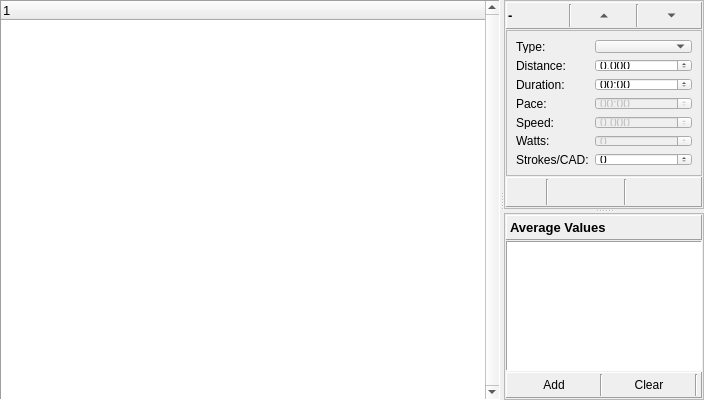
          <widget class="QSplitter" name="splitter_interval">
           <property name="maximumSize">
            <size>
             <width>16777215</width>
             <height>805</height>
            </size>
           </property>
           <property name="orientation">
            <enum>Qt::Horizontal</enum>
           </property>
           <widget class="QTreeWidget" name="treeWidget_activity">
            <property name="sizePolicy">
             <sizepolicy hsizetype="Expanding" vsizetype="Expanding">
              <horstretch>3</horstretch>
              <verstretch>0</verstretch>
             </sizepolicy>
            </property>
            <property name="minimumSize">
             <size>
              <width>500</width>
              <height>0</height>
             </size>
            </property>
            <property name="font">
             <font>
              <family>Segoe UI</family>
              <pointsize>10</pointsize>
             </font>
            </property>
            <property name="frameShape">
             <enum>QFrame::Panel</enum>
            </property>
            <property name="verticalScrollBarPolicy">
             <enum>Qt::ScrollBarAlwaysOn</enum>
            </property>
            <property name="horizontalScrollBarPolicy">
             <enum>Qt::ScrollBarAlwaysOff</enum>
            </property>
            <property name="sizeAdjustPolicy">
             <enum>QAbstractScrollArea::AdjustIgnored</enum>
            </property>
            <property name="dragDropMode">
             <enum>QAbstractItemView::DragDrop</enum>
            </property>
            <property name="defaultDropAction">
             <enum>Qt::MoveAction</enum>
            </property>
            <property name="iconSize">
             <size>
              <width>6</width>
              <height>6</height>
             </size>
            </property>
            <property name="topLevelItemCount" stdset="0">
             <number>0</number>
            </property>
            <column>
             <property name="text">
              <string notr="true">1</string>
             </property>
            </column>
           </widget>
           <widget class="QSplitter" name="splitter_editInt">
            <property name="orientation">
             <enum>Qt::Vertical</enum>
            </property>
            <widget class="QFrame" name="frame_editInt">
             <property name="sizePolicy">
              <sizepolicy hsizetype="Preferred" vsizetype="Preferred">
               <horstretch>0</horstretch>
               <verstretch>0</verstretch>
              </sizepolicy>
             </property>
             <property name="minimumSize">
              <size>
               <width>200</width>
               <height>150</height>
              </size>
             </property>
             <property name="maximumSize">
              <size>
               <width>300</width>
               <height>400</height>
              </size>
             </property>
             <property name="frameShape">
              <enum>QFrame::StyledPanel</enum>
             </property>
             <property name="frameShadow">
              <enum>QFrame::Raised</enum>
             </property>
             <layout class="QVBoxLayout" name="verticalLayout_9">
              <property name="spacing">
               <number>1</number>
              </property>
              <property name="leftMargin">
               <number>1</number>
              </property>
              <property name="topMargin">
               <number>1</number>
              </property>
              <property name="rightMargin">
               <number>1</number>
              </property>
              <property name="bottomMargin">
               <number>1</number>
              </property>
              <item>
               <widget class="QFrame" name="frame_int">
                <property name="sizePolicy">
                 <sizepolicy hsizetype="Preferred" vsizetype="Preferred">
                  <horstretch>0</horstretch>
                  <verstretch>1</verstretch>
                 </sizepolicy>
                </property>
                <property name="maximumSize">
                 <size>
                  <width>16777215</width>
                  <height>30</height>
                 </size>
                </property>
                <property name="frameShape">
                 <enum>QFrame::Panel</enum>
                </property>
                <property name="frameShadow">
                 <enum>QFrame::Raised</enum>
                </property>
                <layout class="QHBoxLayout" name="horizontalLayout_6">
                 <property name="spacing">
                  <number>4</number>
                 </property>
                 <property name="leftMargin">
                  <number>1</number>
                 </property>
                 <property name="topMargin">
                  <number>1</number>
                 </property>
                 <property name="rightMargin">
                  <number>1</number>
                 </property>
                 <property name="bottomMargin">
                  <number>1</number>
                 </property>
                 <item>
                  <widget class="QLabel" name="label_lapType">
                   <property name="font">
                    <font>
                     <family>Segoe UI</family>
                     <pointsize>10</pointsize>
                     <weight>75</weight>
                     <bold>true</bold>
                    </font>
                   </property>
                   <property name="frameShadow">
                    <enum>QFrame::Raised</enum>
                   </property>
                   <property name="text">
                    <string>-</string>
                   </property>
                  </widget>
                 </item>
                 <item>
                  <widget class="Line" name="line_4">
                   <property name="orientation">
                    <enum>Qt::Vertical</enum>
                   </property>
                  </widget>
                 </item>
                 <item>
                  <widget class="QToolButton" name="toolButton_upInt">
                   <property name="minimumSize">
                    <size>
                     <width>50</width>
                     <height>0</height>
                    </size>
                   </property>
                   <property name="maximumSize">
                    <size>
                     <width>60</width>
                     <height>16777215</height>
                    </size>
                   </property>
                   <property name="text">
                    <string>...</string>
                   </property>
                   <property name="autoRaise">
                    <bool>true</bool>
                   </property>
                   <property name="arrowType">
                    <enum>Qt::UpArrow</enum>
                   </property>
                  </widget>
                 </item>
                 <item>
                  <widget class="Line" name="line_3">
                   <property name="orientation">
                    <enum>Qt::Vertical</enum>
                   </property>
                  </widget>
                 </item>
                 <item>
                  <widget class="QToolButton" name="toolButton_downInt">
                   <property name="minimumSize">
                    <size>
                     <width>50</width>
                     <height>0</height>
                    </size>
                   </property>
                   <property name="maximumSize">
                    <size>
                     <width>60</width>
                     <height>16777215</height>
                    </size>
                   </property>
                   <property name="text">
                    <string>...</string>
                   </property>
                   <property name="autoRaise">
                    <bool>true</bool>
                   </property>
                   <property name="arrowType">
                    <enum>Qt::DownArrow</enum>
                   </property>
                  </widget>
                 </item>
                </layout>
               </widget>
              </item>
              <item>
               <widget class="QFrame" name="frame_editValues">
                <property name="sizePolicy">
                 <sizepolicy hsizetype="Preferred" vsizetype="Preferred">
                  <horstretch>0</horstretch>
                  <verstretch>2</verstretch>
                 </sizepolicy>
                </property>
                <property name="frameShape">
                 <enum>QFrame::StyledPanel</enum>
                </property>
                <property name="frameShadow">
                 <enum>QFrame::Raised</enum>
                </property>
                <layout class="QFormLayout" name="formLayout_2">
                 <item row="0" column="0">
                  <widget class="QLabel" name="label_swimType">
                   <property name="text">
                    <string>Type:</string>
                   </property>
                  </widget>
                 </item>
                 <item row="0" column="1">
                  <widget class="QComboBox" name="comboBox_swimType"/>
                 </item>
                 <item row="1" column="0">
                  <widget class="QLabel" name="label_8">
                   <property name="text">
                    <string>Distance: </string>
                   </property>
                  </widget>
                 </item>
                 <item row="1" column="1">
                  <widget class="QDoubleSpinBox" name="doubleSpinBox_intDistance">
                   <property name="decimals">
                    <number>3</number>
                   </property>
                   <property name="maximum">
                    <double>1999.990000000000009</double>
                   </property>
                  </widget>
                 </item>
                 <item row="2" column="1">
                  <widget class="QTimeEdit" name="timeEdit_intDuration">
                   <property name="displayFormat">
                    <string>mm:ss</string>
                   </property>
                  </widget>
                 </item>
                 <item row="2" column="0">
                  <widget class="QLabel" name="label_9">
                   <property name="text">
                    <string>Duration:</string>
                   </property>
                  </widget>
                 </item>
                 <item row="3" column="0">
                  <widget class="QLabel" name="label_10">
                   <property name="text">
                    <string>Pace:</string>
                   </property>
                  </widget>
                 </item>
                 <item row="4" column="0">
                  <widget class="QLabel" name="label_11">
                   <property name="text">
                    <string>Speed:</string>
                   </property>
                  </widget>
                 </item>
                 <item row="6" column="1">
                  <widget class="QSpinBox" name="spinBox_intCAD"/>
                 </item>
                 <item row="6" column="0">
                  <widget class="QLabel" name="label_cad">
                   <property name="text">
                    <string>Strokes/CAD:</string>
                   </property>
                  </widget>
                 </item>
                 <item row="3" column="1">
                  <widget class="QTimeEdit" name="timeEdit_intPace">
                   <property name="enabled">
                    <bool>false</bool>
                   </property>
                   <property name="displayFormat">
                    <string>mm:ss</string>
                   </property>
                  </widget>
                 </item>
                 <item row="4" column="1">
                  <widget class="QDoubleSpinBox" name="doubleSpinBox_intSpeed">
                   <property name="enabled">
                    <bool>false</bool>
                   </property>
                   <property name="decimals">
                    <number>3</number>
                   </property>
                  </widget>
                 </item>
                 <item row="5" column="0">
                  <widget class="QLabel" name="label_13">
                   <property name="text">
                    <string>Watts:</string>
                   </property>
                  </widget>
                 </item>
                 <item row="5" column="1">
                  <widget class="QSpinBox" name="spinBox_intWatts">
                   <property name="enabled">
                    <bool>false</bool>
                   </property>
                   <property name="maximum">
                    <number>999</number>
                   </property>
                  </widget>
                 </item>
                </layout>
               </widget>
              </item>
              <item>
               <widget class="QFrame" name="frame_controls">
                <property name="sizePolicy">
                 <sizepolicy hsizetype="Preferred" vsizetype="Preferred">
                  <horstretch>0</horstretch>
                  <verstretch>1</verstretch>
                 </sizepolicy>
                </property>
                <property name="maximumSize">
                 <size>
                  <width>16777215</width>
                  <height>30</height>
                 </size>
                </property>
                <property name="frameShape">
                 <enum>QFrame::Panel</enum>
                </property>
                <property name="frameShadow">
                 <enum>QFrame::Raised</enum>
                </property>
                <layout class="QHBoxLayout" name="horizontalLayout_7">
                 <property name="spacing">
                  <number>2</number>
                 </property>
                 <property name="leftMargin">
                  <number>2</number>
                 </property>
                 <property name="topMargin">
                  <number>1</number>
                 </property>
                 <property name="rightMargin">
                  <number>2</number>
                 </property>
                 <property name="bottomMargin">
                  <number>1</number>
                 </property>
                 <item>
                  <widget class="QToolButton" name="toolButton_update">
                   <property name="sizePolicy">
                    <sizepolicy hsizetype="Fixed" vsizetype="Fixed">
                     <horstretch>1</horstretch>
                     <verstretch>0</verstretch>
                    </sizepolicy>
                   </property>
                   <property name="minimumSize">
                    <size>
                     <width>50</width>
                     <height>0</height>
                    </size>
                   </property>
                   <property name="maximumSize">
                    <size>
                     <width>16777215</width>
                     <height>16777215</height>
                    </size>
                   </property>
                   <property name="toolTip">
                    <string>Update</string>
                   </property>
                   <property name="text">
                    <string/>
                   </property>
                   <property name="icon">
                    <iconset resource="resources.qrc">
                     <normaloff>:/images/icons/Update.png</normaloff>:/images/icons/Update.png</iconset>
                   </property>
                   <property name="iconSize">
                    <size>
                     <width>20</width>
                     <height>20</height>
                    </size>
                   </property>
                   <property name="autoRaise">
                    <bool>true</bool>
                   </property>
                  </widget>
                 </item>
                 <item>
                  <widget class="Line" name="line">
                   <property name="orientation">
                    <enum>Qt::Vertical</enum>
                   </property>
                  </widget>
                 </item>
                 <item>
                  <widget class="QToolButton" name="toolButton_add">
                   <property name="sizePolicy">
                    <sizepolicy hsizetype="Fixed" vsizetype="Fixed">
                     <horstretch>1</horstretch>
                     <verstretch>0</verstretch>
                    </sizepolicy>
                   </property>
                   <property name="minimumSize">
                    <size>
                     <width>50</width>
                     <height>0</height>
                    </size>
                   </property>
                   <property name="maximumSize">
                    <size>
                     <width>16777215</width>
                     <height>16777215</height>
                    </size>
                   </property>
                   <property name="toolTip">
                    <string>Add</string>
                   </property>
                   <property name="text">
                    <string/>
                   </property>
                   <property name="icon">
                    <iconset resource="resources.qrc">
                     <normaloff>:/images/icons/Add.png</normaloff>:/images/icons/Add.png</iconset>
                   </property>
                   <property name="iconSize">
                    <size>
                     <width>20</width>
                     <height>20</height>
                    </size>
                   </property>
                   <property name="autoRaise">
                    <bool>true</bool>
                   </property>
                  </widget>
                 </item>
                 <item>
                  <widget class="QToolButton" name="toolButton_split">
                   <property name="sizePolicy">
                    <sizepolicy hsizetype="Fixed" vsizetype="Fixed">
                     <horstretch>1</horstretch>
                     <verstretch>0</verstretch>
                    </sizepolicy>
                   </property>
                   <property name="minimumSize">
                    <size>
                     <width>50</width>
                     <height>0</height>
                    </size>
                   </property>
                   <property name="toolTip">
                    <string>Split</string>
                   </property>
                   <property name="text">
                    <string/>
                   </property>
                   <property name="icon">
                    <iconset resource="resources.qrc">
                     <normaloff>:/images/icons/split.png</normaloff>:/images/icons/split.png</iconset>
                   </property>
                   <property name="iconSize">
                    <size>
                     <width>20</width>
                     <height>20</height>
                    </size>
                   </property>
                   <property name="autoRaise">
                    <bool>true</bool>
                   </property>
                  </widget>
                 </item>
                 <item>
                  <widget class="Line" name="line_2">
                   <property name="orientation">
                    <enum>Qt::Vertical</enum>
                   </property>
                  </widget>
                 </item>
                 <item>
                  <widget class="QToolButton" name="toolButton_delete">
                   <property name="sizePolicy">
                    <sizepolicy hsizetype="Fixed" vsizetype="Fixed">
                     <horstretch>1</horstretch>
                     <verstretch>0</verstretch>
                    </sizepolicy>
                   </property>
                   <property name="minimumSize">
                    <size>
                     <width>50</width>
                     <height>0</height>
                    </size>
                   </property>
                   <property name="maximumSize">
                    <size>
                     <width>16777215</width>
                     <height>16777215</height>
                    </size>
                   </property>
                   <property name="toolTip">
                    <string>Delete</string>
                   </property>
                   <property name="text">
                    <string/>
                   </property>
                   <property name="icon">
                    <iconset resource="resources.qrc">
                     <normaloff>:/images/icons/Erase.png</normaloff>:/images/icons/Erase.png</iconset>
                   </property>
                   <property name="iconSize">
                    <size>
                     <width>20</width>
                     <height>20</height>
                    </size>
                   </property>
                   <property name="autoRaise">
                    <bool>true</bool>
                   </property>
                  </widget>
                 </item>
                 <item>
                  <widget class="QToolButton" name="toolButton_merge">
                   <property name="sizePolicy">
                    <sizepolicy hsizetype="Fixed" vsizetype="Fixed">
                     <horstretch>1</horstretch>
                     <verstretch>0</verstretch>
                    </sizepolicy>
                   </property>
                   <property name="minimumSize">
                    <size>
                     <width>50</width>
                     <height>0</height>
                    </size>
                   </property>
                   <property name="toolTip">
                    <string>Merge</string>
                   </property>
                   <property name="text">
                    <string/>
                   </property>
                   <property name="icon">
                    <iconset resource="resources.qrc">
                     <normaloff>:/images/icons/merge.png</normaloff>:/images/icons/merge.png</iconset>
                   </property>
                   <property name="iconSize">
                    <size>
                     <width>20</width>
                     <height>20</height>
                    </size>
                   </property>
                   <property name="autoRaise">
                    <bool>true</bool>
                   </property>
                  </widget>
                 </item>
                </layout>
               </widget>
              </item>
             </layout>
            </widget>
            <widget class="QFrame" name="frame_avg">
             <property name="sizePolicy">
              <sizepolicy hsizetype="Preferred" vsizetype="Preferred">
               <horstretch>0</horstretch>
               <verstretch>0</verstretch>
              </sizepolicy>
             </property>
             <property name="minimumSize">
              <size>
               <width>200</width>
               <height>150</height>
              </size>
             </property>
             <property name="maximumSize">
              <size>
               <width>300</width>
               <height>400</height>
              </size>
             </property>
             <property name="frameShape">
              <enum>QFrame::StyledPanel</enum>
             </property>
             <property name="frameShadow">
              <enum>QFrame::Raised</enum>
             </property>
             <layout class="QVBoxLayout" name="verticalLayout_7">
              <property name="spacing">
               <number>1</number>
              </property>
              <property name="leftMargin">
               <number>1</number>
              </property>
              <property name="topMargin">
               <number>1</number>
              </property>
              <property name="rightMargin">
               <number>1</number>
              </property>
              <property name="bottomMargin">
               <number>1</number>
              </property>
              <item>
               <widget class="QLabel" name="label_avg">
                <property name="minimumSize">
                 <size>
                  <width>0</width>
                  <height>25</height>
                 </size>
                </property>
                <property name="font">
                 <font>
                  <family>Segoe UI</family>
                  <pointsize>10</pointsize>
                  <weight>75</weight>
                  <bold>true</bold>
                 </font>
                </property>
                <property name="frameShape">
                 <enum>QFrame::Panel</enum>
                </property>
                <property name="frameShadow">
                 <enum>QFrame::Raised</enum>
                </property>
                <property name="text">
                 <string>Average Values</string>
                </property>
               </widget>
              </item>
              <item>
               <widget class="QTableWidget" name="tableWidget_avgValues">
                <property name="frameShape">
                 <enum>QFrame::Panel</enum>
                </property>
                <property name="verticalScrollBarPolicy">
                 <enum>Qt::ScrollBarAlwaysOff</enum>
                </property>
                <property name="horizontalScrollBarPolicy">
                 <enum>Qt::ScrollBarAlwaysOff</enum>
                </property>
               </widget>
              </item>
              <item>
               <widget class="QFrame" name="frame_avgcontrol">
                <property name="frameShape">
                 <enum>QFrame::Panel</enum>
                </property>
                <property name="frameShadow">
                 <enum>QFrame::Raised</enum>
                </property>
                <layout class="QHBoxLayout" name="horizontalLayout_9">
                 <property name="spacing">
                  <number>1</number>
                 </property>
                 <property name="leftMargin">
                  <number>2</number>
                 </property>
                 <property name="topMargin">
                  <number>1</number>
                 </property>
                 <property name="rightMargin">
                  <number>2</number>
                 </property>
                 <property name="bottomMargin">
                  <number>1</number>
                 </property>
                 <item>
                  <widget class="QToolButton" name="toolButton_addSelect">
                   <property name="minimumSize">
                    <size>
                     <width>90</width>
                     <height>22</height>
                    </size>
                   </property>
                   <property name="text">
                    <string>Add</string>
                   </property>
                   <property name="autoRaise">
                    <bool>true</bool>
                   </property>
                  </widget>
                 </item>
                 <item>
                  <widget class="Line" name="line_8">
                   <property name="orientation">
                    <enum>Qt::Vertical</enum>
                   </property>
                  </widget>
                 </item>
                 <item>
                  <widget class="QToolButton" name="toolButton_clearSelect">
                   <property name="minimumSize">
                    <size>
                     <width>90</width>
                     <height>22</height>
                    </size>
                   </property>
                   <property name="text">
                    <string>Clear</string>
                   </property>
                   <property name="autoRaise">
                    <bool>true</bool>
                   </property>
                  </widget>
                 </item>
                 <item>
                  <widget class="Line" name="line_9">
                   <property name="orientation">
                    <enum>Qt::Vertical</enum>
                   </property>
                  </widget>
                 </item>
                 <item>
                  <spacer name="horizontalSpacer_3">
                   <property name="orientation">
                    <enum>Qt::Horizontal</enum>
                   </property>
                   <property name="sizeHint" stdset="0">
                    <size>
                     <width>40</width>
                     <height>20</height>
                    </size>
                   </property>
                  </spacer>
                 </item>
                </layout>
               </widget>
              </item>
             </layout>
            </widget>
           </widget>
          </widget>
